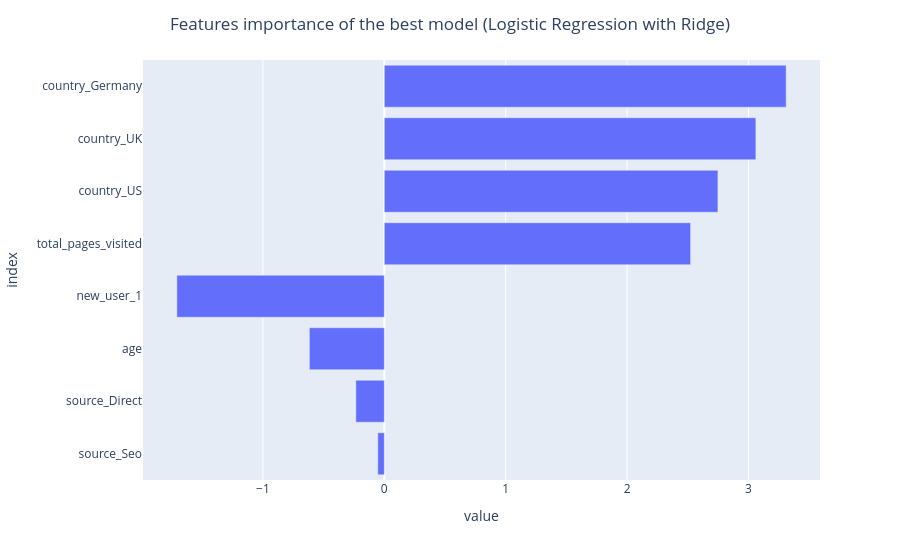

Source (notebook cell):
### Code cell
# Analysing the best model's parameters

column_names = []
for name, pipeline, features_list in preprocessor.transformers_: 
    if name == 'num': 
        features = features_list 
    else: 
        features = pipeline.get_feature_names_out()   
    column_names.extend(features) 
        
coefs = pd.DataFrame(index = column_names, data = logreg.coef_.transpose(), columns=["coefficients"])
feature_importance = coefs.sort_values(by = 'coefficients', key=abs)

fig = px.bar(feature_importance, orientation = 'h')
fig.update_layout(showlegend = False, 
                  margin = {'l': 120}, title_x=0.5,
                  title_text="Features importance of the best model (Logistic Regression with Ridge)"
                 )
fig.show()

### Figure 1 — Plotly figure (JSON) as saved in the notebook; plotly's stock layout.template omitted (floating-point values rounded to 4 significant figures)
{"data": [{"alignmentgroup": "True", "hovertemplate": "variable=coefficients<br>value=%{x}<br>index=%{y}<extra></extra>", "legendgroup": "coefficients", "marker": {"color": "#636efa", "pattern": {"shape": ""}}, "name": "coefficients", "offsetgroup": "coefficients", "orientation": "h", "showlegend": true, "textposition": "auto", "type": "bar", "x": [-0.05366, -0.2345, -0.6173, -1.709, 2.523, 2.748, 3.061, 3.31], "xaxis": "x", "y": ["source_Seo", "source_Direct", "age", "new_user_1", "total_pages_visited", "country_US", "country_UK", "country_Germany"], "yaxis": "y"}], "layout": {"barmode": "relative", "legend": {"title": {"text": "variable"}, "tracegroupgap": 0}, "margin": {"l": 120, "t": 60}, "showlegend": false, "title": {"text": "Features importance of the best model (Logistic Regression with Ridge)", "x": 0.5}, "xaxis": {"anchor": "y", "domain": [0, 1], "title": {"text": "value"}}, "yaxis": {"anchor": "x", "domain": [0, 1], "title": {"text": "index"}}}}
